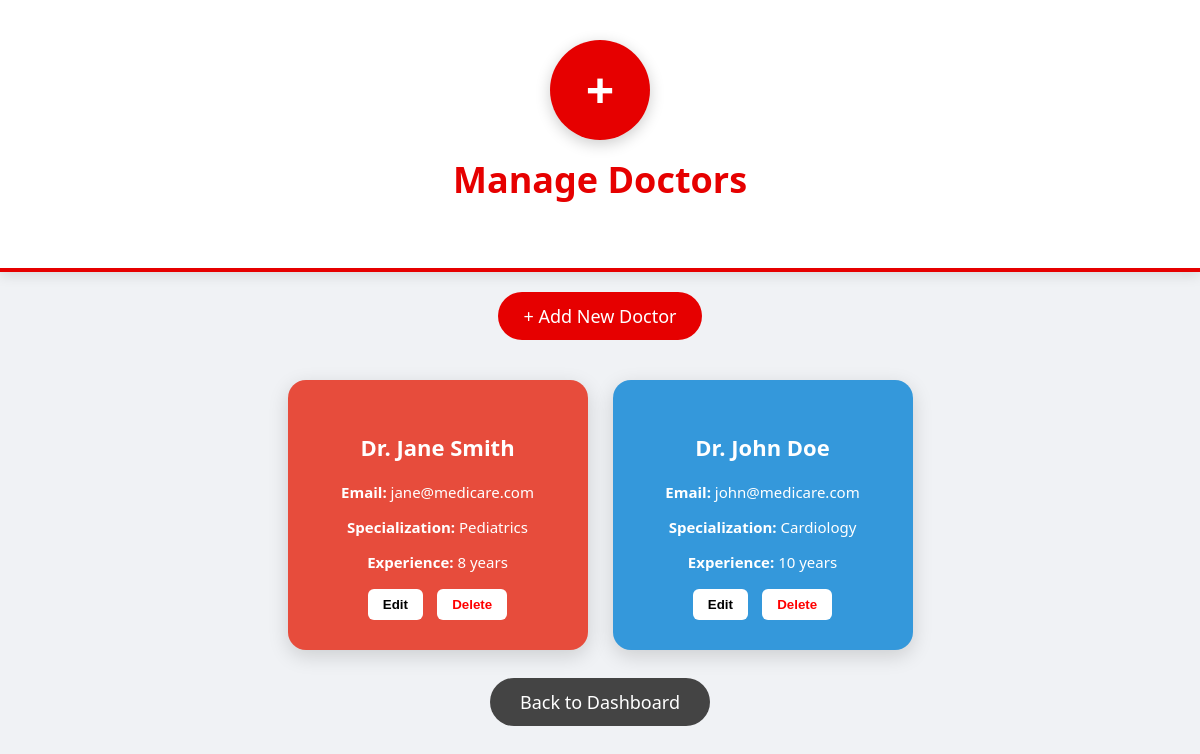
Page /manage_doctors.php (signed in) on the committed database.
### tables this page shows
CREATE TABLE IF NOT EXISTS users (
    id INT AUTO_INCREMENT PRIMARY KEY,
    role ENUM('admin','doctor','patient') NOT NULL DEFAULT 'patient',
    fullname VARCHAR(255) NOT NULL,
    email VARCHAR(255) NOT NULL UNIQUE,
    password_hash VARCHAR(255) NOT NULL,
    specialization VARCHAR(255),
    experience VARCHAR(50)
);

### manage_doctors.php (the view, shortened to what this page needs)
<?php
include 'includes/db.php';
$doctors = $pdo->query("SELECT * FROM users WHERE role='doctor' ORDER BY id DESC")->fetchAll(PDO::FETCH_ASSOC);
$cardColors = ['#e74c3c','#3498db','#2ecc71','#f39c12','#9b59b6','#1abc9c'];
?>
<!DOCTYPE html>
<html lang="en">
<head>
</head>
<body>
<div class="header">
    <div class="logo"><span>+</span></div>
    <h1>Manage Doctors</h1>
</div>
<div class="add-button">
    <a href="#" onclick="openAddModal()">+ Add New Doctor</a>
</div>
<div class="cards-container">
<?php if(count($doctors) > 0): ?>
<?php foreach($doctors as $index => $doc):
    $color = $cardColors[$index % count($cardColors)];
?>
    <div class="card" style="background:<?= $color ?>;">
        <h3><?= htmlspecialchars($doc['fullname']) ?></h3>
        <p><strong>Email:</strong> <?= htmlspecialchars($doc['email']) ?></p>
        <p><strong>Specialization:</strong> <?= htmlspecialchars($doc['specialization'] ?? '-') ?></p>
        <p><strong>Experience:</strong> <?= htmlspecialchars($doc['experience'] ?? '-') ?></p>
        <button class="edit-btn" onclick="openEditModal(<?= $doc['id'] ?>,'<?= htmlspecialchars($doc['fullname'],ENT_QUOTES) ?>','<?= htmlspecialchars($doc['email'],ENT_QUOTES) ?>','<?= htmlspecialchars($doc['specialization'],ENT_QUOTES) ?>','<?= htmlspecialchars($doc['experience'],ENT_QUOTES) ?>')">Edit</button>
        <button class="delete-btn" onclick="openDeleteModal(<?= $doc['id'] ?>)">Delete</button>
    </div>
<?php endforeach; ?>
<?php else: ?>
<p style="text-align:center;color:#555;font-size:18px;">No doctors found.</p>
<?php endif; ?>
</div>
<div class="logout-button">
    <a href="dashboard_admin.php">Back to Dashboard</a>
</div>
</body>
</html>

### manage_doctors.php (style rules this page uses)
body { margin:0;font-family:'Segoe UI', Arial,sans-serif; background:#f0f2f5; }
.header { text-align:center; padding:40px 20px; background:white; border-bottom:4px solid #e60000; box-shadow:0 4px 12px rgba(0,0,0,0.1); }
.logo { width:100px; height:100px; background:#e60000; display:flex; justify-content:center; align-items:center; border-radius:50%; margin:0 auto; box-shadow:0 4px 15px rgba(0,0,0,0.2); }
.logo span { font-size:50px; font-weight:bold; color:white; }
.header h1 { margin-top:15px; font-size:36px; color:#e60000; }
.cards-container { max-width:1200px; margin:40px auto; display:flex; flex-wrap:wrap; gap:25px; justify-content:center; }
.card { padding:25px; width:250px; border-radius:18px; text-align:center; box-shadow:0 6px 20px rgba(0,0,0,0.15); transition:0.3s; color:white; }
.card h3 { margin-bottom:10px; font-size:22px; padding:5px 0; border-radius:10px; }
.card p { font-size:15px; margin-bottom:12px; }
.card button { display:inline-block; padding:8px 15px; margin:5px; border:none; border-radius:6px; font-weight:bold; cursor:pointer;transition:0.3s; }
.card button.edit-btn { background:white; color:black; }
.card button.delete-btn { background:white; color:red; }
.add-button { text-align:center; margin:20px; }
.add-button a { padding:12px 25px; background:#e60000; color:white; text-decoration:none; border-radius:30px; font-size:18px; display:inline-block; }
.logout-button { text-align:center; margin:40px 0; }
.logout-button a { padding:12px 30px; background:#444; color:white;font-size:18px; text-decoration:none; border-radius:30px; }

### rows in the picture
users: fullname "Dr. Jane Smith", email "jane@medicare.com", specialization "Pediatrics", experience "8 years"
users: fullname "Dr. John Doe", email "john@medicare.com", specialization "Cardiology", experience "10 years"
